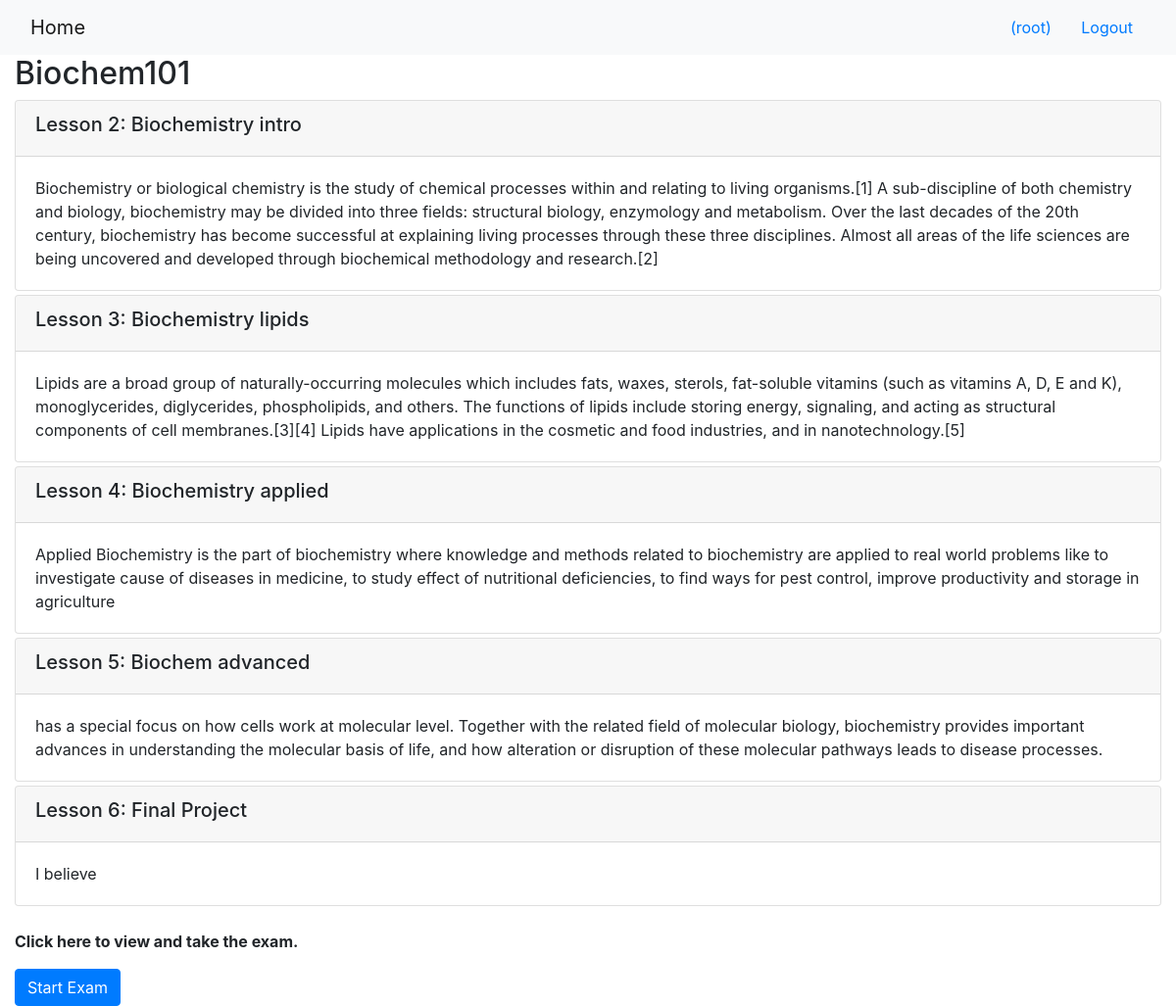
/onlinecourse/1/ (signed in), run on the app's committed database.
### onlinecourse/models.py (models this page shows, shortened)
class Course(models.Model):
    name = models.CharField(null=False, max_length=30, default='online course')
    image = models.ImageField(upload_to='course_images/')
    description = models.CharField(max_length=1000)
    pub_date = models.DateField(null=True)
    instructors = models.ManyToManyField(Instructor)
    users = models.ManyToManyField(settings.AUTH_USER_MODEL, through='Enrollment')
    total_enrollment = models.IntegerField(default=0)
    is_enrolled = False

class Lesson(models.Model):
    title = models.CharField(max_length=200, default="title")
    order = models.IntegerField(default=0)
    course = models.ForeignKey(Course, on_delete=models.CASCADE)
    content = models.TextField()

### onlinecourse/views.py (the view)
# urls.py: path('<int:pk>/', views.CourseDetailView.as_view(), name='course_details'),
class CourseDetailView(generic.DetailView):
    model = Course
    template_name = 'onlinecourse/course_detail_bootstrap.html'

### onlinecourse/templates/onlinecourse/course_detail_bootstrap.html (shortened to what this page needs)
<!DOCTYPE html>
<html lang="en">
<head>
     {% load static %}
    <link rel="stylesheet" href="https://maxcdn.bootstrapcdn.com/bootstrap/4.5.2/css/bootstrap.min.css">
</head>
<body>
    <nav class="navbar navbar-light bg-light">
        <div class="container-fluid">
            <div class="navbar-header">
                  <a class="navbar-brand" href="{% url 'onlinecourse:index' %}">Home</a>
            </div>
            <ul class="nav navbar-nav navbar-right">
                {% if user.is_authenticated %}
                <li>
                    <a class="btn btn-link" href="#">{{ user.first_name }}({{ user.username }})</a>
                    <a class="btn btn-link" href="{% url 'onlinecourse:logout' %}">Logout</a>
                </li>
                {% endif %}
            </ul>
        </div>
    </nav>
    <div class="container-fluid">
            <h2>{{ course.name }}</h2>
            <div class="card-columns-vertical">
                {% for lesson in course.lesson_set.all %}
                    <div class="card mt-1">
                        <div class="card-header"><h5>Lesson {{lesson.order|add:1}}: {{lesson.title}}</h5></div>
                        <div class="card-body">{{lesson.content}}</div>
                    </div>
                {% endfor %}
            </div>
            {% if user.is_authenticated %}
        <br>
            <p><b>Click here to view and take the exam.</b></p>
                <button type="button" class="btn btn-primary" data-toggle="collapse" data-target="#exam">Start Exam</button>
        {% endif %}
    </div>
</body>
</html>

### data on the page
Course: name "Biochem101"
Lesson: order|add "2", title "Biochemistry intro", content "Biochemistry or biological chemistry is the study of chemical processes within and relating to living organisms.[1] A sub-discipline of both chemistry and biology, biochemistry may be divided into three fields: structural biology, enzymology and metabolism. Over the last decades of the 20th century, biochemistry has become successful at explaining living processes through these three disciplines. Almost all areas of the life sciences are being uncovered and developed through biochemical methodology and research.[2]"
Lesson: order|add "3", title "Biochemistry lipids", content "Lipids are a broad group of naturally-occurring molecules which includes fats, waxes, sterols, fat-soluble vitamins (such as vitamins A, D, E and K), monoglycerides, diglycerides, phospholipids, and others. The functions of lipids include storing energy, signaling, and acting as structural components of cell membranes.[3][4] Lipids have applications in the cosmetic and food industries, and in nanotechnology.[5]"
Lesson: order|add "4", title "Biochemistry applied", content "Applied Biochemistry is the part of biochemistry where knowledge and methods related to biochemistry are applied to real world problems like to investigate cause of diseases in medicine, to study effect of nutritional deficiencies, to find ways for pest control, improve productivity and storage in agriculture"
Lesson: order|add "5", title "Biochem advanced", content "has a special focus on how cells work at molecular level. Together with the related field of molecular biology, biochemistry provides important advances in understanding the molecular basis of life, and how alteration or disruption of these molecular pathways leads to disease processes."
Lesson: order|add "6", title "Final Project", content "I believe"

### other printed values
{{ user.username }} "root"
